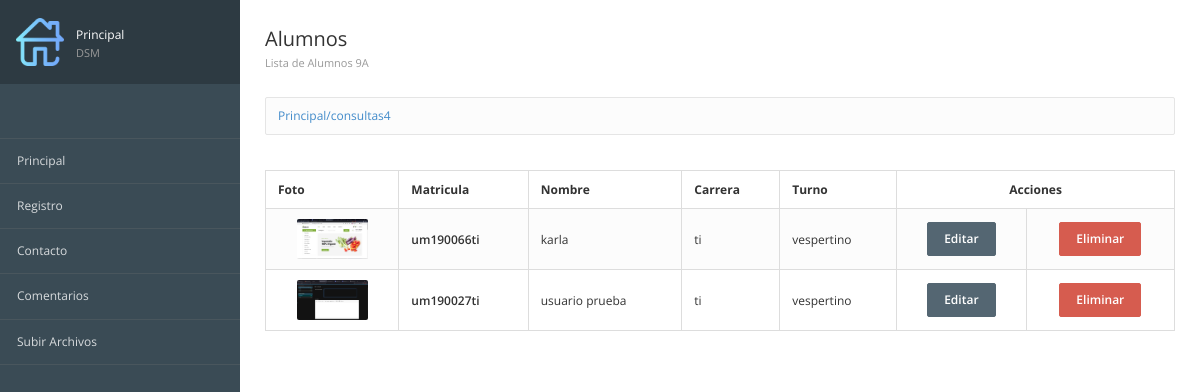
The app's page /consultas4 with its own data.
### registros/models.py (models this page shows, shortened)
class Alumnos(models.Model): #Define la estructura de nuestra tabla
    id = models.AutoField(primary_key=True,verbose_name="id")
    matricula = models.CharField(max_length=12,verbose_name="Matrícula") #texto corto
    nombre = models.TextField() #Texto largo
    carrera = models.TextField()
    turno = models.CharField(max_length=10)
    imagen = models.ImageField(null=True,upload_to="fotos",verbose_name="Fotografía")
    created = models.DateField(auto_now_add=True) #Fecha y tiempo
    updated = models.DateField(auto_now_add=True) #Fecha y tiempo
    class Meta:
        verbose_name = "Alumno"
        verbose_name_plural = "Alumnos"
        ordering = ["-created"]

### registros/views.py (the view)
# urls.py: path('consultas4',views_registros.consultar4,name="Consultas"),
def consultar4(request):
    alumnos=Alumnos.objects.filter(turno__contains="Vespertino")
    return render(request,"registros/consultas.html",{'alumnos':alumnos})

### registros/templates/registros/consultas.html (shortened to what this page needs)
{%extends "inicio/encabezado.html"%}
{%load static%}
{%block imagen%}
{%static 'inicio/images/home.png'%}
{%endblock%}
{%block tituloMenu%}Principal
<span>DSM</span>
{%endblock%}
{%block Encabezado%}
<div class="page-header">
  <div class="page-title">
    <h3>Alumnos<br>
      <small>Lista de Alumnos 9A</small></h3>
  </div>
</div>
{%endblock%}
{% block contenido%}
<table class="table table-bordered table-striped">
  <thead>
    <tr>
      <th>Foto</th>
      <th>Matricula</th>
      <th>Nombre</th>
      <th>Carrera</th>
      <th>Turno</th>
      <th colspan="2" style="text-align:center;">Acciones</th>
    </tr>
  </thead>
  <tbody>
    {% for alumno in alumnos %}
    <tr>
      <td class="text-center">
        <img src="{{alumno.imagen.url}}" alt="" class="img-media" />
      </td>
      <td class="text-semibold">{{alumno.matricula}}</td>
      <td class="muted">{{alumno.nombre}}</td>
      <td class="muted">{{alumno.carrera}}</td>
      <td class="muted">{{alumno.turno}}</td>
      <td class="text-center"><a href="{%url 'consultarAlumno' alumno.id%}"  class="btn btn-primary" >Editar</a></td>
      <td class="text-center"><a href="{%url 'EliminarAlumno' alumno.id%}"  class="btn btn-danger" >Eliminar</a></td>
    </tr>
    {% endfor %}
  </tbody>
</table>
{%endblock%}

### inicio/static/inicio/css/londinium-theme.css (style rules this page uses)
.panel-toolbar:after, .page-header:after, .header-bar-stats .page-stats li:after, .panel-heading:after { content: ""; display: table; clear: both; }
html { height: 100%; }
body { font-family: 'Open Sans', sans-serif; font-size: 12px; position: relative; min-height: 100%; }
a { cursor: pointer; }
h1, h2, h3, h4, h5, h6, .h1, .h2, .h3, .h4, .h5, .h6 { font-weight: 600; line-height: 1.42857143; margin-top: 0; }
h3, .h3 { font-size: 20px; }
.text-semibold { font-weight: 600; }
.img-media { height: 40px; border-radius: 2px; }
.page-header { padding: 0; margin: 0; position: relative; border: 0; }
.page-header small { display: block; font-size: 11px; color: #999; margin: 8px 0 0 0; }
.page-title { float: left; }
.page-title h3 { padding: 29px 0; margin: 0; font-weight: 400; line-height: 20px; }
.btn { padding: 7px 16px 8px 16px; font-size: 12px; font-weight: 600; border-radius: 2px; -webkit-border-radius: 2px; -moz-border-radius: 2px; -webkit-user-select: none; -moz-user-select: none; -ms-user-select: none; -o-user-select: none; user-select: none; }
.btn-primary { background-color: #546672; border-color: #546672; }
.btn-danger { background-color: #D65C4F; border-color: #D65C4F; }
.table { margin-bottom: 0; }
.table > thead > tr > th { border-bottom-width: 1px; outline: 0; }
.table > thead > tr > th, .table > tbody > tr > th, .table > tfoot > tr > th, .table > thead > tr > td, .table > tbody > tr > td, .table > tfoot > tr > td { vertical-align: middle; padding: 10px 12px; }
.table-striped > tbody > tr:nth-child(odd) > td, .table-striped > tbody > tr:nth-child(odd) > th, .table-hover > tbody > tr:hover > td, .table-hover > tbody > tr:hover > th { background-color: #fcfcfc; }

### records on screen
Alumnos: imagen (picture), matricula "um190066ti", nombre "karla", carrera "ti", turno "vespertino"
Alumnos: imagen (picture), matricula "um190027ti", nombre "usuario prueba", carrera "ti", turno "vespertino"

### other values on screen
{{ request.path }} "/consultas4"
